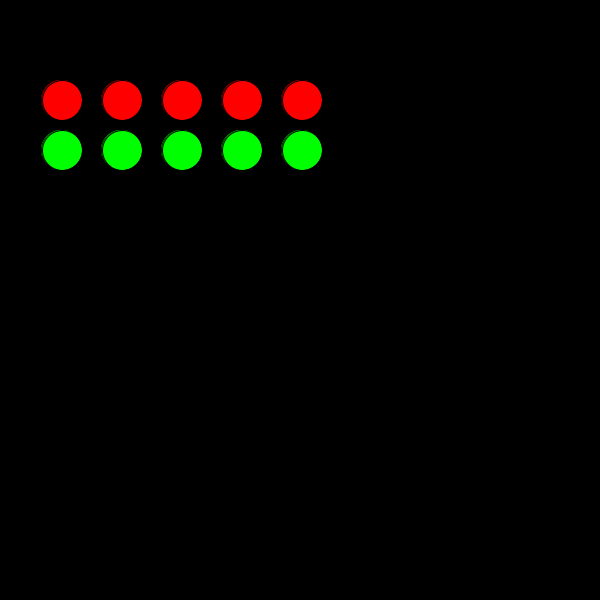
Frame 1 (no input)
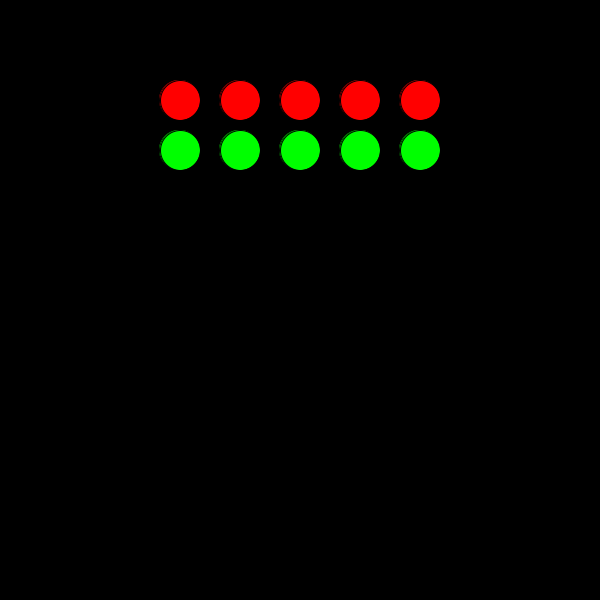
Frame 60 (the mouse pressed at the canvas centre just before this capture)
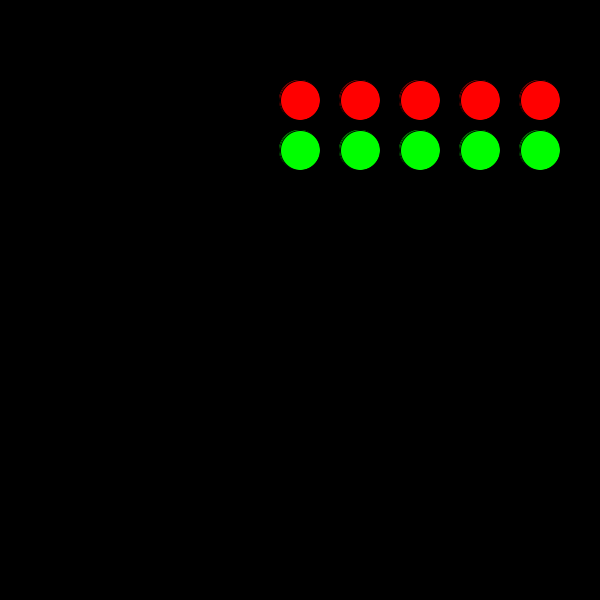
Frame 120 (the mouse held since frame 60 and released just before this capture)

The Processing sketch that drew these frames (run headless with seeded random() and noise(); from frame 60 on, the mouse is pressed at the canvas centre):

// Processing sketch: Clase_processing_22_05
// ── Clase_processing_22_05.pde
GameManager game;

void setup()
{
  size(600, 600);
  background(0);
  game = new GameManager();
}

void draw()
{
  background(0);
  game.actualizar();
  game.dibujar();
}

// ── GameManager.pde
class GameManager{
  
  ArrayList<Martian> marcianos;
  
  GameManager()
  {
    marcianos = new ArrayList<Martian>(); 
    inicializarFormacion();
  } 
  
  public void inicializarFormacion()
  {
    for(int i = 1; i < 6; i++)
  {
    marcianos.add(new RedMartian(i*60, 100));
  }
  for(int i = 1; i < 6; i++)
  {
    marcianos.add(new GreenMartian(i*60, 150));
  }
  }
  
  public void actualizar()
  {
  
  }
  
  public void dibujar()
  {
    for (Martian et: marcianos)
  {
    et.actualizarMarcianos();
    et.dibujarMarcianos();
  }
  
  for (Martian et: marcianos)
  {
    et.actualizarMarcianos();
    et.dibujarMarcianos();
  }
  
  }
}

// ── GreenMartian.pde
class GreenMartian extends Martian{
  
  GreenMartian(int x, int y)
  {
    super(x, y);
  }
  
  void actualizarMarcianos()
  {
    xPos = xPos + dirMartian;
    if(xPos == 0 || xPos == width){
      dirMartian = dirMartian *(-1);
    }
  }

  void dibujarMarcianos()
  {
    fill(0, 255, 0);
    ellipseMode(CENTER);
    ellipse(xPos, yPos, 40, 40);
  }

}

// ── Martian.pde
class Martian{

  int xPos;
  int yPos;
  int dirMartian;
  
  Martian(int x, int y)
  {
    xPos = x;
    yPos = y;
    dirMartian = 1;
  }
  
  void actualizarMarcianos()
  {
    xPos = xPos + dirMartian;
    if(xPos == 0 || xPos == width){
      dirMartian = dirMartian *(-1);
    }
  }

  void dibujarMarcianos()
  {
    fill(0, 255, 0);
    ellipseMode(CENTER);
    ellipse(xPos, yPos, 40, 40);
  }

}

// ── RedMartian.pde
class RedMartian extends Martian{
  
  RedMartian(int x, int y)
  {
    super(x, y);
  }
  
  void actualizarMarcianos()
  {
    xPos = xPos + dirMartian;
    if(xPos == 0 || xPos == width){
      dirMartian = dirMartian *(-1);
    }
  }

  void dibujarMarcianos()
  {
    fill(255, 0, 0);
    ellipseMode(CENTER);
    ellipse(xPos, yPos, 40, 40);
  }

}
